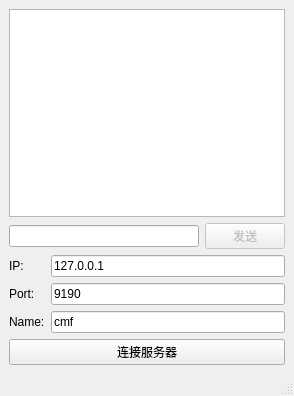
<?xml version="1.0" encoding="UTF-8"?>
<ui version="4.0">
 <class>MainWindow</class>
 <widget class="QMainWindow" name="MainWindow">
  <property name="geometry">
   <rect>
    <x>0</x>
    <y>0</y>
    <width>294</width>
    <height>396</height>
   </rect>
  </property>
  <property name="windowTitle">
   <string>聊天室</string>
  </property>
  <widget class="QWidget" name="centralwidget">
   <layout class="QGridLayout" name="gridLayout_2">
    <item row="0" column="0">
     <layout class="QVBoxLayout" name="verticalLayout">
      <item>
       <widget class="QListWidget" name="listWidget"/>
      </item>
      <item>
       <layout class="QHBoxLayout" name="horizontalLayout">
        <item>
         <widget class="QLineEdit" name="sendEdit"/>
        </item>
        <item>
         <widget class="QPushButton" name="sendButton">
          <property name="enabled">
           <bool>false</bool>
          </property>
          <property name="text">
           <string>发送</string>
          </property>
         </widget>
        </item>
       </layout>
      </item>
      <item>
       <layout class="QGridLayout" name="gridLayout">
        <item row="0" column="0">
         <widget class="QLabel" name="label">
          <property name="text">
           <string>IP:</string>
          </property>
         </widget>
        </item>
        <item row="0" column="1">
         <widget class="QLineEdit" name="ipEdit">
          <property name="text">
           <string>127.0.0.1</string>
          </property>
         </widget>
        </item>
        <item row="1" column="0">
         <widget class="QLabel" name="label_2">
          <property name="text">
           <string>Port:</string>
          </property>
         </widget>
        </item>
        <item row="1" column="1">
         <widget class="QLineEdit" name="portEdit">
          <property name="text">
           <string>9190</string>
          </property>
         </widget>
        </item>
        <item row="2" column="0">
         <widget class="QLabel" name="label_3">
          <property name="text">
           <string>Name:</string>
          </property>
         </widget>
        </item>
        <item row="2" column="1">
         <widget class="QLineEdit" name="nameEdit">
          <property name="text">
           <string>cmf</string>
          </property>
         </widget>
        </item>
       </layout>
      </item>
      <item>
       <widget class="QPushButton" name="connectButton">
        <property name="text">
         <string>连接服务器</string>
        </property>
       </widget>
      </item>
     </layout>
    </item>
   </layout>
  </widget>
  <widget class="QMenuBar" name="menubar">
   <property name="geometry">
    <rect>
     <x>0</x>
     <y>0</y>
     <width>294</width>
     <height>21</height>
    </rect>
   </property>
  </widget>
  <widget class="QStatusBar" name="statusbar"/>
 </widget>
 <resources/>
 <connections/>
</ui>
